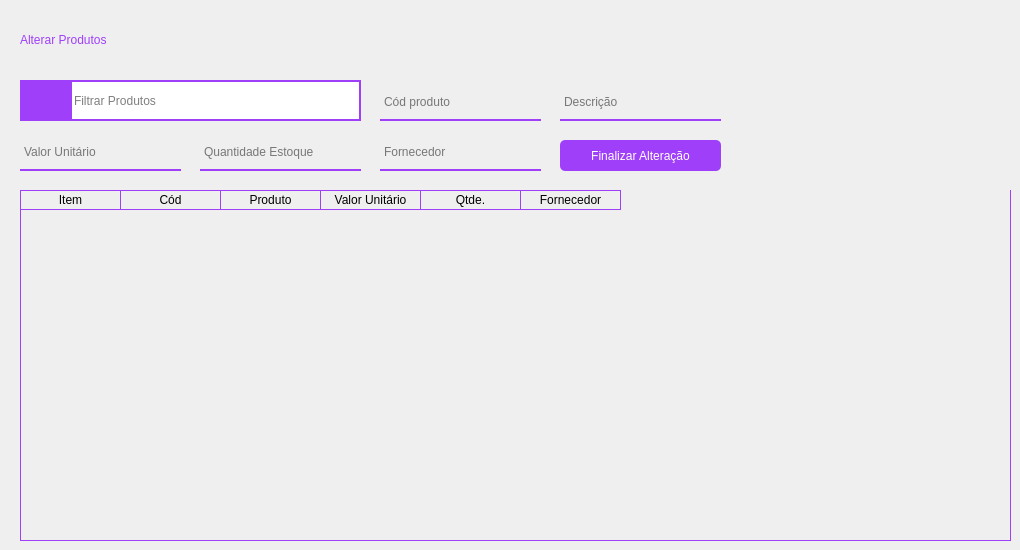
      <widget class="QWidget" name="pg_alterar_produtos">
       <widget class="QPushButton" name="btn_finalizar_alterar">
        <property name="geometry">
         <rect>
          <x>560</x>
          <y>140</y>
          <width>161</width>
          <height>31</height>
         </rect>
        </property>
        <property name="styleSheet">
         <string notr="true">QPushButton {
border: 2px;
background-color: rgb(159, 63, 250);
color: white;
border-radius: 5px;
font: 10pt &quot;Montserrat&quot;;
outline: 0;
}

QPushButton:hover {
	background-color: rgb(197, 62, 255);
}
</string>
        </property>
        <property name="text">
         <string>Finalizar Alteração</string>
        </property>
       </widget>
       <widget class="QLineEdit" name="line_fornecedor_alterar">
        <property name="geometry">
         <rect>
          <x>380</x>
          <y>140</y>
          <width>161</width>
          <height>31</height>
         </rect>
        </property>
        <property name="styleSheet">
         <string notr="true">background-color: rgba(0, 0 , 0, 0);
border: 2px solid rgba(0,0,0,0);
border-bottom-color: rgb(159, 63, 250);
color: rgb(0,0,0);
padding-bottom: 8px;
border-radius: 0px;
font: 10pt &quot;Montserrat&quot;;</string>
        </property>
        <property name="placeholderText">
         <string>Fornecedor</string>
        </property>
        <property name="clearButtonEnabled">
         <bool>true</bool>
        </property>
       </widget>
       <widget class="QTableWidget" name="tabela_alterar">
        <property name="geometry">
         <rect>
          <x>20</x>
          <y>190</y>
          <width>991</width>
          <height>351</height>
         </rect>
        </property>
        <property name="styleSheet">
         <string notr="true">QTableWidget {
	gridline-color: #9f3ffa;;
	background-color: transparent;
	outline: 0;
	border: 1px solid #9f3ffa;
	border-top: 0px
	
}

QTableWidget::item:selected{
	background-color:#9f3ffa;;
}

QTableWidget::horizontalHeader {	
	background-color: #9f3ffa;
}

QHeaderView::section:horizontal
{
    border: 1px solid #9f3ffa;
	background-color: transparent;
	border-left: 0px;
	color: black;

}
</string>
        </property>
        <property name="frameShape">
         <enum>QFrame::Panel</enum>
        </property>
        <property name="frameShadow">
         <enum>QFrame::Sunken</enum>
        </property>
        <property name="editTriggers">
         <set>QAbstractItemView::SelectedClicked</set>
        </property>
        <property name="tabKeyNavigation">
         <bool>true</bool>
        </property>
        <property name="showDropIndicator" stdset="0">
         <bool>false</bool>
        </property>
        <property name="alternatingRowColors">
         <bool>false</bool>
        </property>
        <property name="selectionMode">
         <enum>QAbstractItemView::ExtendedSelection</enum>
        </property>
        <property name="gridStyle">
         <enum>Qt::SolidLine</enum>
        </property>
        <property name="sortingEnabled">
         <bool>true</bool>
        </property>
        <attribute name="verticalHeaderVisible">
         <bool>false</bool>
        </attribute>
        <attribute name="verticalHeaderShowSortIndicator" stdset="0">
         <bool>false</bool>
        </attribute>
        <attribute name="verticalHeaderStretchLastSection">
         <bool>false</bool>
        </attribute>
        <column>
         <property name="text">
          <string>Item</string>
         </property>
        </column>
        <column>
         <property name="text">
          <string>Cód</string>
         </property>
        </column>
        <column>
         <property name="text">
          <string>Produto</string>
         </property>
        </column>
        <column>
         <property name="text">
          <string>Valor Unitário</string>
         </property>
        </column>
        <column>
         <property name="text">
          <string>Qtde.</string>
         </property>
        </column>
        <column>
         <property name="text">
          <string>Fornecedor</string>
         </property>
        </column>
       </widget>
       <widget class="QLabel" name="lbl_titulo_alterar">
        <property name="geometry">
         <rect>
          <x>20</x>
          <y>20</y>
          <width>241</width>
          <height>41</height>
         </rect>
        </property>
        <property name="styleSheet">
         <string notr="true">font: 16pt &quot;Montserrat&quot;;
color: #9f3ffa;
</string>
        </property>
        <property name="text">
         <string>Alterar Produtos</string>
        </property>
        <property name="textFormat">
         <enum>Qt::AutoText</enum>
        </property>
        <property name="wordWrap">
         <bool>false</bool>
        </property>
        <property name="textInteractionFlags">
         <set>Qt::LinksAccessibleByKeyboard|Qt::LinksAccessibleByMouse</set>
        </property>
       </widget>
       <widget class="QLineEdit" name="line_valor_alterar">
        <property name="geometry">
         <rect>
          <x>20</x>
          <y>140</y>
          <width>161</width>
          <height>31</height>
         </rect>
        </property>
        <property name="styleSheet">
         <string notr="true">background-color: rgba(0, 0 , 0, 0);
border: 2px solid rgba(0,0,0,0);
border-bottom-color: rgb(159, 63, 250);
color: rgb(0,0,0);
padding-bottom: 8px;
border-radius: 0px;
font: 10pt &quot;Montserrat&quot;;</string>
        </property>
        <property name="placeholderText">
         <string>Valor Unitário</string>
        </property>
        <property name="clearButtonEnabled">
         <bool>true</bool>
        </property>
       </widget>
       <widget class="QLineEdit" name="line_qtde_alterar">
        <property name="geometry">
         <rect>
          <x>200</x>
          <y>140</y>
          <width>161</width>
          <height>31</height>
         </rect>
        </property>
        <property name="styleSheet">
         <string notr="true">background-color: rgba(0, 0 , 0, 0);
border: 2px solid rgba(0,0,0,0);
border-bottom-color: rgb(159, 63, 250);
color: rgb(0,0,0);
padding-bottom: 8px;
border-radius: 0px;
font: 10pt &quot;Montserrat&quot;;</string>
        </property>
        <property name="placeholderText">
         <string>Quantidade Estoque</string>
        </property>
        <property name="clearButtonEnabled">
         <bool>true</bool>
        </property>
       </widget>
       <widget class="QLineEdit" name="line_codigo_alterar">
        <property name="geometry">
         <rect>
          <x>380</x>
          <y>90</y>
          <width>161</width>
          <height>31</height>
         </rect>
        </property>
        <property name="styleSheet">
         <string notr="true">background-color: rgba(0, 0 , 0, 0);
border: 2px solid rgba(0,0,0,0);
border-bottom-color: rgb(159, 63, 250);
color: rgb(0,0,0);
padding-bottom: 8px;
border-radius: 0px;
font: 10pt &quot;Montserrat&quot;;</string>
        </property>
        <property name="placeholderText">
         <string>Cód produto</string>
        </property>
        <property name="clearButtonEnabled">
         <bool>true</bool>
        </property>
       </widget>
       <widget class="QLineEdit" name="line_decricao_alterar">
        <property name="geometry">
         <rect>
          <x>560</x>
          <y>90</y>
          <width>161</width>
          <height>31</height>
         </rect>
        </property>
        <property name="styleSheet">
         <string notr="true">background-color: rgba(0, 0 , 0, 0);
border: 2px solid rgba(0,0,0,0);
border-bottom-color: rgb(159, 63, 250);
color: rgb(0,0,0);
padding-bottom: 8px;
border-radius: 0px;
font: 10pt &quot;Montserrat&quot;;</string>
        </property>
        <property name="placeholderText">
         <string>Descrição</string>
        </property>
        <property name="clearButtonEnabled">
         <bool>true</bool>
        </property>
       </widget>
       <widget class="QPushButton" name="btn_pesquisar_produto_2">
        <property name="geometry">
         <rect>
          <x>20</x>
          <y>80</y>
          <width>51</width>
          <height>41</height>
         </rect>
        </property>
        <property name="styleSheet">
         <string notr="true">QPushButton {
border: 2px;
background-color: rgb(159, 63, 250);
color: white;

font: 10pt &quot;Montserrat&quot;;
outline: 0;
}

QPushButton:hover {
	background-color: rgb(197, 62, 255);
}
</string>
        </property>
        <property name="text">
         <string/>
        </property>
        <property name="icon">
         <iconset resource="../QRC/file_principal_rc.qrc">
          <normaloff>:/icones/lupa.png</normaloff>:/icones/lupa.png</iconset>
        </property>
        <property name="iconSize">
         <size>
          <width>25</width>
          <height>25</height>
         </size>
        </property>
       </widget>
       <widget class="QLineEdit" name="line_search_Bar_2">
        <property name="geometry">
         <rect>
          <x>70</x>
          <y>80</y>
          <width>291</width>
          <height>41</height>
         </rect>
        </property>
        <property name="styleSheet">
         <string notr="true">border: 2px solid #9f3ffa;
font: 10pt &quot;Montserrat&quot;;</string>
        </property>
        <property name="cursorPosition">
         <number>0</number>
        </property>
        <property name="placeholderText">
         <string>Filtrar Produtos</string>
        </property>
        <property name="clearButtonEnabled">
         <bool>true</bool>
        </property>
       </widget>
      </widget>
